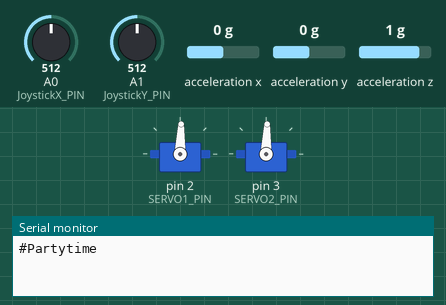
Simulated run of this sketch. Board: Arduino Uno, built with avr-gcc and run on an emulated ATmega328P. On the bench: 2 × servo, the last lines printed to the serial monitor. The inputs (shaded band) are chosen by the test bench; at power-on: A0 (JoystickX_PIN) = 512, acceleration x 0 g, acceleration y 0 g, A1 (JoystickY_PIN) = 512, acceleration z 1 g.

Above: at 1.2 s.
1.3 s: A0 (JoystickX_PIN) set to 1023
At 2.0 s:
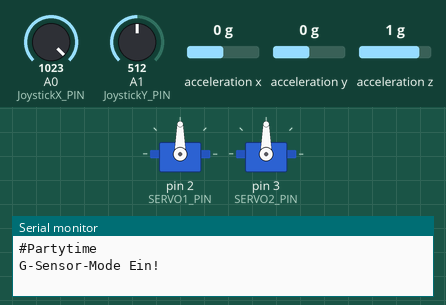
2.9 s: acceleration x set to -1.4 g
At 3.5 s:
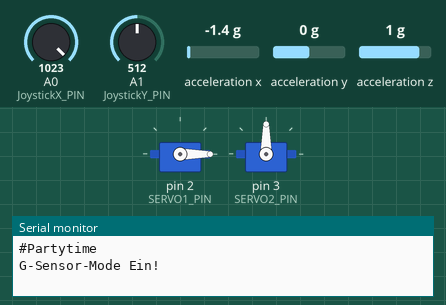
4.4 s: acceleration y set to -1.4 g
At 4.9 s:
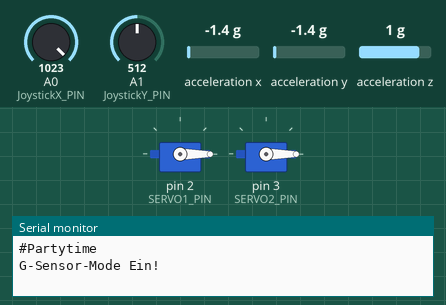
6.0 s: acceleration x set to 0 g
At 6.9 s:
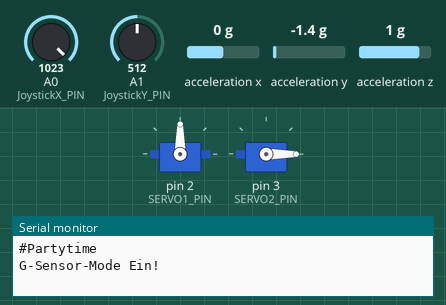
7.6 s: acceleration y set to 0.8 g
At 8.1 s:
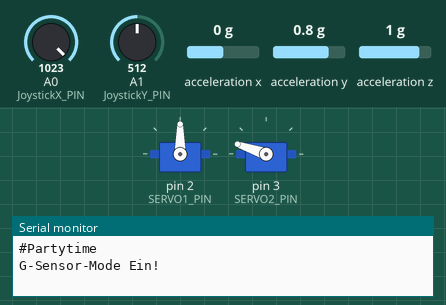
9.2 s: acceleration x set to -0.8 g
At 10.6 s:
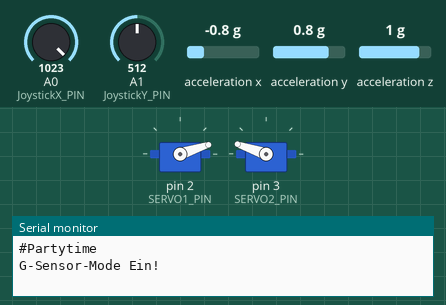
Timing chart, 0 to 11.8 s (numbered marks = the images above; inputs shaded):
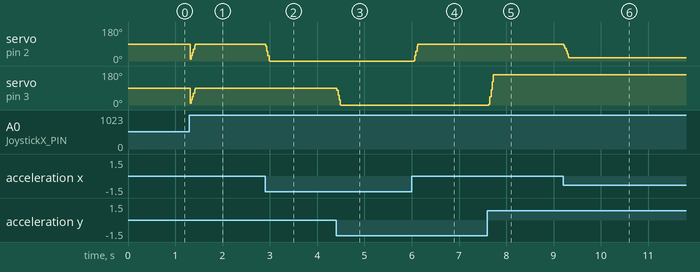

Measured:
- after the input at 1.3 s, servo on pin 2 (SERVO1_PIN), servo on pin 3 (SERVO2_PIN): 88° → 90° at once
- after the input at 2.9 s, servo on pin 2 (SERVO1_PIN): 90° → 0° at once
- after the input at 4.4 s, servo on pin 3 (SERVO2_PIN): 90° → 0° at once
- after the input at 6.0 s, servo on pin 2 (SERVO1_PIN): 0° → 90° at once
- after the input at 7.6 s, servo on pin 3 (SERVO2_PIN): 0° → 161° at once
- after the input at 9.2 s, servo on pin 2 (SERVO1_PIN): 90° → 18° at once

The sketch:

Drohne.ino
```cpp
/*
 *****************************************************************************
 * Organisation: Universität Graz
 * Abteilung: Institut für Physik
 * Anwendung: Beispiel Sample-Code für die Vorlesungsübung
 *
 * Computergestützte Experimente und Signalauswertung
 * PHY.W04UB/UNT.038UB
 *
 * Projekt: Drohne
 * Beispiel:
 * Programmierer: Jan Enenkel
 ******************************************************************************
*/
#include <Wire.h>
#include <Servo.h>
#include <ADXL345.h>


Servo Servo1;                     // Instanz eines Servos
Servo Servo2;                     // Instanz eines Servos
ADXL345 adxl;                     // Instanz eines G-Sensors vom Typ ADXL345

// Deklaration von globalen Variablen welche den Joystickpin anzeigen.
int JoystickX_PIN = A0;
int JoystickY_PIN = A1;

// Definition eines Servo Pins
#define SERVO1_PIN 2
#define SERVO2_PIN 3


// Setup funktion Initialisiert den Arduino und alle HW-Blöcke wie für die Übung benötigt
void setup() {

  Serial.begin(57600);    // Initialisieren der UART auf 57600 BAUD

  while(!Serial)          // Warten bis die serielle schnitstelle Initialisiert ist
  {
    delay(1);
  }

 Wire.begin();                  // Initialisieren des I2C

 adxl.powerOn();                // Initialisieren des G-Sensors

 Servo1.attach(SERVO1_PIN);             // Servo mit Digital-Pin(2) verbinden
 Servo2.attach(SERVO2_PIN);             // Servo mit Digital-Pin(3) verbinden
 Serial.println("#Partytime");
}

////////////////////////////////////////////////////////////////////
// Globale Variablen welche einen moving Average Filter darstellen
float TP_x[10];
float TP_y[10];
int TP_Index_x = 0;
int TP_Index_y = 0;

////////////////////////////////////////////////////////////////////
// Moving Average Filter für die x-Achse
float TP_Filter_x( float Eingangswert )
{
  TP_x[TP_Index_x]=Eingangswert;

  TP_Index_x++;
  if(TP_Index_x>=10)
  TP_Index_x=0;

  int i = 0;
  float Ruckgabewert = 0.0;
    for(i=0;i<10;i++)
      Ruckgabewert+=TP_x[i];
  return Ruckgabewert/10.0;
}

////////////////////////////////////////////////////////////////////
// Moving Average Filter für die y-Achse
float TP_Filter_y( float Eingangswert )
{
  TP_y[TP_Index_y]=Eingangswert;

  TP_Index_y++;
  if(TP_Index_y>=10)
  TP_Index_y=0;

  int i = 0;
  float Ruckgabewert = 0.0;
    for(i=0;i<10;i++)
      Ruckgabewert+=TP_y[i];
  return Ruckgabewert/10.0;
}

char string[50];
bool JoystickMode = true;
float LastJoystickSpannungX = 0.0;

void loop()
{
  int JoyStickXPos = analogRead(JoystickX_PIN);       // Auslesen der Joysticks
  int JoyStickYPos = analogRead(JoystickY_PIN);

  float JoystickSpannungX = JoyStickXPos*5.0/1023;    // Umrechnen auf Spannungen
  float JoystickSpannungY = JoyStickYPos*5.0/1023;

  if( (JoystickSpannungX > 4.95) && (LastJoystickSpannungX<4.5) )   // Falls der Joystick Button gedrückt wurde
  {                                                                 // bei Joystick Button drücken mißt der ADC 5.0V
    JoystickMode = !JoystickMode;                                   // Wechseln des Mode
    if(JoystickMode==true)                                          // Wenn Joystick Mode true ist --> Joystick Mode
      Serial.println("Joystick-Mode Ein!");
    else                                                            // Wenn Joystick Mode false ist --> G-Sensor Mode!
      Serial.println("G-Sensor-Mode Ein!");
  }

  LastJoystickSpannungX = JoystickSpannungX;                        // Letzten Spannungswert merkten weil nur so sichergestellt werden kann das der Mode sauber umgestellt wird (Flankengesteuert)

  if(JoystickMode==true)                                            // Joystick Mode zum Steuern der Drohne
  {
    int valX = map(JoyStickXPos, 250, 780, 0, 180);                 // Mappen der Werte für X und Y
    int valY = map(JoyStickYPos, 250, 780, 0, 180);
    Servo2.write(valX);                                             // Beschreiben der Servos, mit maximaler Geschwindigkeit (kein Delay)
    Servo1.write(valY);
  }
  else                      // G-Sensor Mode zum Regeln der Drohne
  {
    int x, y, z;

    // einlesen des G-Sensors
    adxl.readXYZ(&x, &y, &z);

    // Berechnung der G-Werte
    float X = x/256.0;
    float Y = y/256.0;
    float Z = z/256.0;

    // Lineares mathematisches Modell ( wäre auch mit Map-Befehl möglich )
    X = (X+1.0)*90.0;
    Y = (Y+1.0)*90.0;

    // Filter Funktion - funktioniert nur mit geeigneter Zeitverzögerung
    int Servo1Pos = TP_Filter_x(X);
    int Servo2Pos = TP_Filter_y(Y);

    delay(10);              // 10ms Delay nötig weil sonst der Filter nicht funktioniert (Moving Average filter durchlaufzeit)

    Servo1.write( Servo1Pos );      // Beschreiben der Servos
    Servo2.write( Servo2Pos );
  }
}
```
